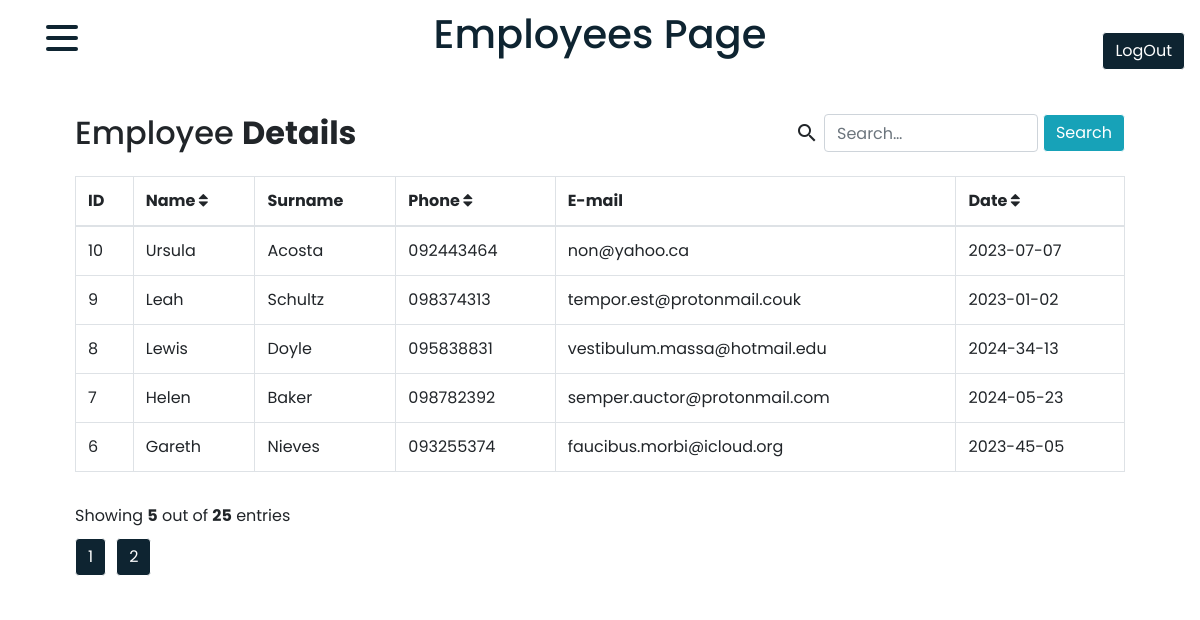
Page /Pages/employees.php (signed in) on the committed database.
### tables this page shows
CREATE TABLE `employees` (
  `id` mediumint(8) unsigned NOT NULL auto_increment,
  `name` varchar(50) default NULL,
  `surname` varchar(50) default NULL,
  `phone` int(50) default NULL,
  `email` varchar(50) UNIQUE,
  `date` varchar(50),
  `password` varchar(50),
  `director_id` int default NULL,
  PRIMARY KEY (`id`)
) AUTO_INCREMENT=1;

### Action/function.php (the view, shortened to what this page needs)
<?php
    function get_all_users(object $conn,string $table_name, bool $action = false) {
        $num_per_page = 05;
        if(isset($_GET['page'])) {
            $page = $_GET['page'];
        } else {
            $page = 1;
        }
        $start_from = ($page - 1) * 05;
        $sql = "SELECT * FROM $table_name ORDER BY id DESC LIMIT $start_from, $num_per_page;";
        $result = mysqli_query($conn,$sql);
        while($row = mysqli_fetch_assoc($result)) {
            ?>
                 <tr>
                 <?php
                        if ($action == true):
                            ?>
                    <td><a href="../Action/userId.php?id=<?php echo $row['id'] ?>"><? echo $row['id'] ?></a></td>
                        <?php elseif ($action == false) :?>
                        <td><? echo $row['id'] ?></td>
                        <?php endif ?>
                    <td><? echo $row['name']?></td>
                    <td><? echo $row['surname']?></td>
                    <td>0<? echo $row['phone']?></td>
                    <td><? echo $row['email']?></td>
                    <td><? echo $row['date']?></td>
                </tr>
              <?php
        }
    }
?>

### css/director.css (style rules this page uses)
* { margin: 0; padding: 0; box-sizing: border-box; }
body { font-family: "Poppins", sans-serif; }

### rows in the picture
employees: id "10", name "Ursula", surname "Acosta", phone "92443464", email "non@yahoo.ca", date "2023-07-07"
employees: id "9", name "Leah", surname "Schultz", phone "98374313", email "tempor.est@protonmail.couk", date "2023-01-02"
employees: id "8", name "Lewis", surname "Doyle", phone "95838831", email "vestibulum.massa@hotmail.edu", date "2024-34-13"
employees: id "7", name "Helen", surname "Baker", phone "98782392", email "semper.auctor@protonmail.com", date "2024-05-23"
employees: id "6", name "Gareth", surname "Nieves", phone "93255374", email "faucibus.morbi@icloud.org", date "2023-45-05"
